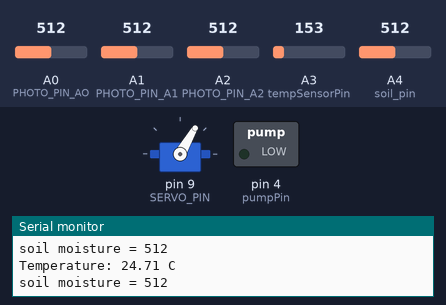
Recording of a sketch running on a simulated Arduino Uno, built with avr-gcc and run on an emulated ATmega328P. Parts: servo, switched loads named in the sketch (green lamp = pin HIGH), the last lines printed to the serial monitor. The inputs (shaded band) are chosen by the test bench; at power-on: A2 (PHOTO_PIN_A2) = 512, A4 (soil_pin) = 512, A0 (PHOTO_PIN_AO) = 512, A1 (PHOTO_PIN_A1) = 512, A3 (tempSensorPin) = 153. Pins used as bus, display or sensor lines are not drawn.

Above: at 2.8 s.
2.9 s: A2 (PHOTO_PIN_A2) set to 527
At 4.8 s:
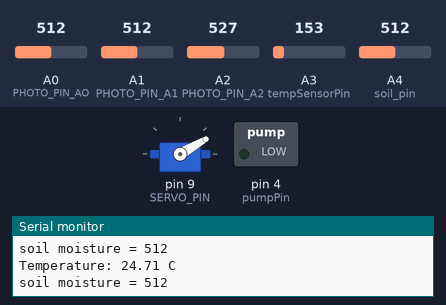
9.1 s: A4 (soil_pin) set to 492
At 10.9 s:
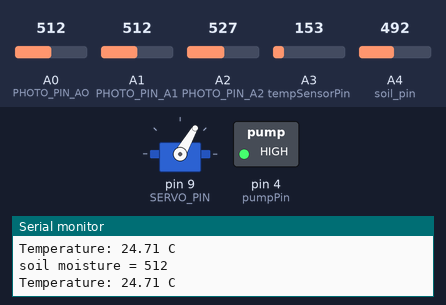
15.3 s: A4 (soil_pin) set to 716
At 16.9 s:
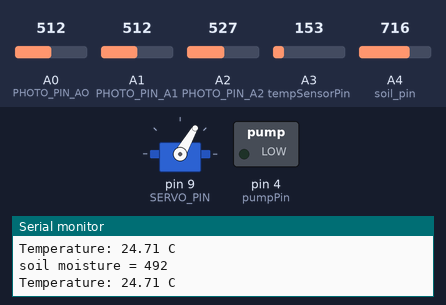
21.5 s: A4 (soil_pin) set to 306
At 24.0 s:
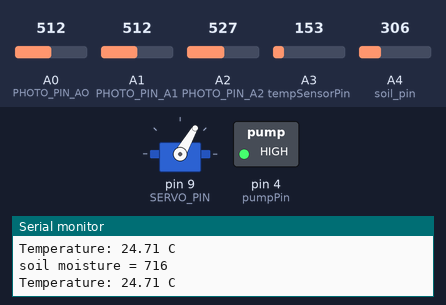
Timing chart, 0 to 25.5 s (numbered marks = the images above; inputs shaded):
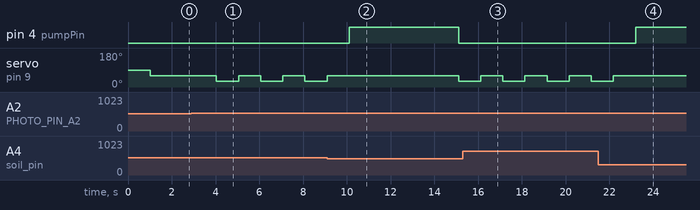

Measured:
- the behaviour switches between 512 and 513 on A2 (PHOTO_PIN_A2) (found by bisection; images 0 and 1)
- the behaviour switches between 501 and 500 on A4 (soil_pin) (found by bisection; images 1 and 2)
- after the input at 2.9 s, servo on pin 9 (SERVO_PIN): alternates 60° for 1.0 s and 30° for 1.0 s, starting after 1.1 s
- after the input at 9.1 s, pin 4 (pumpPin): LOW → HIGH after 1.0 s, → LOW 5.0 s later
- after the input at 15.3 s, pin 4 (pumpPin): stays LOW (without the input it goes to HIGH after 1.8 s)
- after the input at 21.5 s, pin 4 (pumpPin): LOW → HIGH after 1.7 s; servo on pin 9 (SERVO_PIN): goes on until 22.2 s, then stays 60°

The sketch:

Daniel_eksamen.ino
```cpp
/*

----------------------------- Smart plant pot -------------------------------------------
---------Forklaring:------------------------
- valgene jeg har tatt:
Jeg har valgt og teste ut hvert av komponentene og få sette disse sammen, jeg har lagt en del fokus på koden og ønsker at det skal være lett leselig,
dette er for min syld og de som skal gå over den.
ønsker å dele dette opp i funksjoiner slik at det er lettere og endre/gjøre små justeringer.

- Hvordan gikk jeg frem?:
Jeg merker jeg sliter med dette breadboardet jeg sliter med hvem rader som son har kontakt med hverandre, dette har tatt veldig mye tid og jeg har surra
bort mye tid.

Jeg tester hvert av elementene for seg og setter disse sammen til en fullstending løsning, forhåpentlig ;P


- Hvordan den brukes:
Jeg tenket at selve potten skal sitte på en arm, denne armen er motert på servoen som skal snu mot det beste lysforholdet dersom temraturen er optimalt dvs
innenfor grenseverdien (TO_VARM).
Om ikke vil den snu seg mot det laveste lysforholdet.
Det er kun koblet opp 3 photoresistorer men tanken var fler.

Jord fuktighets sensoren måler verdien og det er laget funksjonallitat som skal aktiverer pumpen dersom den er innenfor grenseverdien.
om jeg får pumpen til å fungere.

ting som ikke falt helt på plass:
- temp fungerer ikke slik den skal viser ikke korekte verider
- sevro fungerer ikke slik som jeg hadde tenkt.
- vannpumpa fikk jeg desverre ikke til, brukte for mye tid på ALT annet. merker je begynte litt feil og prioriterte ting feil.
----------------------------------------------------------------------------------------
*/
#include <Servo.h>

// Photo resistor
int photoValueA0;
const int PHOTO_PIN_AO = A0;

int photoValueA1;
const int PHOTO_PIN_A1 = A1;

int photoValueA2;
const int PHOTO_PIN_A2 = A2;

// Sevro
const int SERVO_PIN = 9;
Servo myServo;

//TMP36
const int tempSensorPin = A3;
// konstant for "for varmt"
const float TO_VARM = 25.00;

// Submerible 3V
const int pumpPin = 4;

// Soil moisture Sensor
int val = 0;
int soil_pin = A4;
int soil_power = 7;
// konstant for fuktighets grense
const int NEED_WATER = 500;


void setup() {

  myServo.attach(SERVO_PIN);
  pinMode(soil_power, OUTPUT);
  digitalWrite(soil_power, LOW);
  pinMode(pumpPin, OUTPUT);

  Serial.begin(9600);
}

void loop() {

  // -----Tester Soil moist sensor -----
  Serial.print("soil moisture = ");
  Serial.println(readSoil());
  delay(1000);

  myServo.write(60);
  //Leser verdiene for lysforhold
  photoValueA0 = analogRead(PHOTO_PIN_AO);
  photoValueA1 = analogRead(PHOTO_PIN_A1);
  photoValueA2 = analogRead(PHOTO_PIN_A2);


  //Leser verdiene for tempratur
  int sensorValue = analogRead(tempSensorPin);
  float millivolts = (sensorValue / 1024.0) * 5000; // konverterer analog lesning til millivolts
  float temperatureC = (millivolts - 500) / 10; // konverterer millivolt til C

  //-----------Tester tem36-----------
  Serial.print("Temperature: ");
  Serial.print(temperatureC);
  Serial.println(" C");
  delay(1000);
  /*
  --------Tesing av lysforhold--------
  Serial.println("value A0");
  Serial.println(photoValueA0);
  Serial.println("value A1");
  Serial.println(photoValueA1);
  Serial.println("value A2");
  Serial.println(photoValueA2);
  delay(2000);
  */

  /*
  Kaller funksjonen laget under og legger readSoil som parameter, nå vil den da sjekke verien og gjøre en if test,
  ved å sammen ligne verdien mot konstanten NEED_WATER Dersom den er innenfor grenseveriden vil den da få vann.
  */
  CheckMoistLevel(readSoil());

  /*Bruker de funksjonen vi har laget, og legger inn verdien vi leser av photoresistoren.
  Vi har her en if test før kalling av funksjonene , om temp er lavere en grenseverdien (TO_VARM), vil den svige mot den sensoren med lavest lys forhold
  om tempraturen er innenfor grenseverdien vil den svinge mot den med høyest verdi.
  */
  if(temperatureC < TO_VARM ) {
    highesValue(photoValueA0, photoValueA1, photoValueA2);
  }
  else if (temperatureC > TO_VARM ) {
    LowestValue(photoValueA0, photoValueA1, photoValueA2);
  }

}

/*
Denne funksjonen tar tre parametere, tre verdier som er lest fra photoresistoren,
samt at den vil få sevo armen til og peke mot den photoresistoren med høyest verdi(høyeste lysforhold)
*/
void highesValue(int valueOne, int valueTwo, int valueThree) {
  if (valueOne > valueTwo && valueOne > valueThree) {
    myServo.write(90);

  }
  else if (valueTwo > valueOne && valueTwo > valueThree) {
    myServo.write(60);
  }
  else if (valueThree > valueOne && valueThree > valueTwo) {
    myServo.write(30);
  }
}

/*
Denne funksjonen tar tre parametere, tre verdier som er lest fra photoresistoren,
samt at den vil få sevo armen til og peke mot den photoresistoren med laveste verdi(laveste lysforhold)
*/
void LowestValue(int valueOne, int valueTwo, int valueThree) {
  if (valueOne < valueTwo && valueOne < valueThree) {
    myServo.write(90);

  }
  else if (valueTwo < valueOne && valueTwo < valueThree) {
    myServo.write(60);
  }
  else if (valueThree < valueOne && valueThree < valueTwo) {
    myServo.write(30);
  }
}

/*
Denne leser verien ifra sensoren dersom. denne har jeg lånt fra :
kilkde : https://www.instructables.com/How-to-Connect-the-Sparkfun-Soil-Moisture-Sensor-a/
*/
int readSoil() {
  digitalWrite(soil_power, HIGH);
  delay(10);
  val = analogRead(soil_pin);
  digitalWrite(soil_power, LOW);
  return val;
}

/*
Her sjekker vi hvis verdien fra fuktighets sensoren er innenfor grenseverdien (NEED_WATER), der som den er større -> ønsker vi at planten for vann
*/
void CheckMoistLevel(int value) {
  if(value <= NEED_WATER) {
    //Activate water pump
    digitalWrite(pumpPin, HIGH); // sett i gang
    delay(5000); // pumpe 5 sekunder
    digitalWrite(pumpPin, LOW); // stop
  }
}
```
